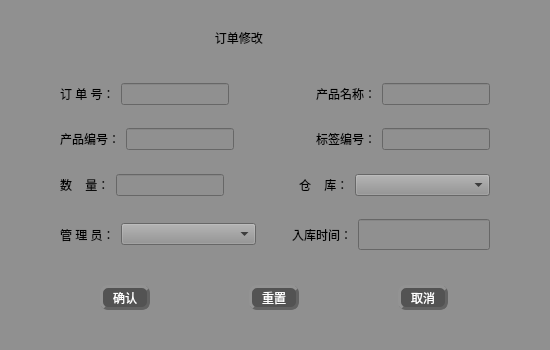
<?xml version="1.0" encoding="UTF-8"?>
<ui version="4.0">
 <class>storage_modify2</class>
 <widget class="QWidget" name="storage_modify2">
  <property name="geometry">
   <rect>
    <x>0</x>
    <y>0</y>
    <width>550</width>
    <height>350</height>
   </rect>
  </property>
  <property name="minimumSize">
   <size>
    <width>550</width>
    <height>0</height>
   </size>
  </property>
  <property name="maximumSize">
   <size>
    <width>550</width>
    <height>350</height>
   </size>
  </property>
  <property name="windowTitle">
   <string>Form</string>
  </property>
  <property name="windowIcon">
   <iconset>
    <normalon>:/qt 图标/修改.png</normalon>
   </iconset>
  </property>
  <property name="styleSheet">
   <string notr="true">font: 75 12pt &quot;楷体&quot;;
background-color: rgb(144, 144, 144);
color:rgb(0, 0, 0)</string>
  </property>
  <layout class="QGridLayout" name="gridLayout">
   <item row="4" column="1" colspan="3">
    <layout class="QVBoxLayout" name="verticalLayout_3">
     <item>
      <layout class="QHBoxLayout" name="horizontalLayout_11">
       <item>
        <widget class="QLabel" name="label_1">
         <property name="text">
          <string>订 单 号：</string>
         </property>
        </widget>
       </item>
       <item>
        <widget class="QLineEdit" name="lineEdit1">
         <property name="enabled">
          <bool>true</bool>
         </property>
         <property name="readOnly">
          <bool>true</bool>
         </property>
         <property name="clearButtonEnabled">
          <bool>false</bool>
         </property>
        </widget>
       </item>
       <item>
        <spacer name="horizontalSpacer_9">
         <property name="orientation">
          <enum>Qt::Horizontal</enum>
         </property>
         <property name="sizeHint" stdset="0">
          <size>
           <width>40</width>
           <height>20</height>
          </size>
         </property>
        </spacer>
       </item>
       <item>
        <widget class="QLabel" name="label_2">
         <property name="text">
          <string>产品名称：</string>
         </property>
        </widget>
       </item>
       <item>
        <widget class="QLineEdit" name="lineEdit2"/>
       </item>
      </layout>
     </item>
     <item>
      <spacer name="verticalSpacer_4">
       <property name="orientation">
        <enum>Qt::Vertical</enum>
       </property>
       <property name="sizeHint" stdset="0">
        <size>
         <width>20</width>
         <height>18</height>
        </size>
       </property>
      </spacer>
     </item>
     <item>
      <layout class="QHBoxLayout" name="horizontalLayout_12">
       <item>
        <widget class="QLabel" name="label_3">
         <property name="text">
          <string>产品编号：</string>
         </property>
        </widget>
       </item>
       <item>
        <widget class="QLineEdit" name="lineEdit3"/>
       </item>
       <item>
        <spacer name="horizontalSpacer_10">
         <property name="orientation">
          <enum>Qt::Horizontal</enum>
         </property>
         <property name="sizeHint" stdset="0">
          <size>
           <width>40</width>
           <height>20</height>
          </size>
         </property>
        </spacer>
       </item>
       <item>
        <widget class="QLabel" name="label_4">
         <property name="text">
          <string>标签编号：</string>
         </property>
        </widget>
       </item>
       <item>
        <widget class="QLineEdit" name="lineEdit4"/>
       </item>
      </layout>
     </item>
     <item>
      <spacer name="verticalSpacer_8">
       <property name="orientation">
        <enum>Qt::Vertical</enum>
       </property>
       <property name="sizeHint" stdset="0">
        <size>
         <width>20</width>
         <height>18</height>
        </size>
       </property>
      </spacer>
     </item>
     <item>
      <layout class="QHBoxLayout" name="horizontalLayout_13">
       <item>
        <widget class="QLabel" name="label_5">
         <property name="text">
          <string>数    量：</string>
         </property>
        </widget>
       </item>
       <item>
        <widget class="QLineEdit" name="lineEdit5"/>
       </item>
       <item>
        <spacer name="horizontalSpacer_15">
         <property name="orientation">
          <enum>Qt::Horizontal</enum>
         </property>
         <property name="sizeHint" stdset="0">
          <size>
           <width>40</width>
           <height>20</height>
          </size>
         </property>
        </spacer>
       </item>
       <item>
        <widget class="QLabel" name="label_6">
         <property name="text">
          <string>仓    库：</string>
         </property>
        </widget>
       </item>
       <item>
        <widget class="QComboBox" name="comboBox">
         <property name="minimumSize">
          <size>
           <width>135</width>
           <height>0</height>
          </size>
         </property>
         <item>
          <property name="text">
           <string/>
          </property>
         </item>
        </widget>
       </item>
      </layout>
     </item>
     <item>
      <spacer name="verticalSpacer_9">
       <property name="orientation">
        <enum>Qt::Vertical</enum>
       </property>
       <property name="sizeHint" stdset="0">
        <size>
         <width>20</width>
         <height>18</height>
        </size>
       </property>
      </spacer>
     </item>
     <item>
      <layout class="QHBoxLayout" name="horizontalLayout_14">
       <item>
        <widget class="QLabel" name="label_7">
         <property name="text">
          <string>管 理 员：</string>
         </property>
        </widget>
       </item>
       <item>
        <widget class="QComboBox" name="comboBox_2">
         <property name="minimumSize">
          <size>
           <width>135</width>
           <height>0</height>
          </size>
         </property>
         <item>
          <property name="text">
           <string/>
          </property>
         </item>
        </widget>
       </item>
       <item>
        <spacer name="horizontalSpacer_16">
         <property name="orientation">
          <enum>Qt::Horizontal</enum>
         </property>
         <property name="sizeHint" stdset="0">
          <size>
           <width>40</width>
           <height>20</height>
          </size>
         </property>
        </spacer>
       </item>
       <item>
        <widget class="QLabel" name="label_8">
         <property name="text">
          <string>入库时间：</string>
         </property>
        </widget>
       </item>
       <item>
        <widget class="QLineEdit" name="lineEdit8">
         <property name="enabled">
          <bool>true</bool>
         </property>
         <property name="font">
          <font>
           <family>楷体</family>
           <pointsize>12</pointsize>
           <weight>9</weight>
           <italic>false</italic>
           <bold>false</bold>
          </font>
         </property>
         <property name="layoutDirection">
          <enum>Qt::RightToLeft</enum>
         </property>
         <property name="readOnly">
          <bool>true</bool>
         </property>
        </widget>
       </item>
      </layout>
     </item>
    </layout>
   </item>
   <item row="4" column="4">
    <spacer name="horizontalSpacer_18">
     <property name="orientation">
      <enum>Qt::Horizontal</enum>
     </property>
     <property name="sizeHint" stdset="0">
      <size>
       <width>50</width>
       <height>20</height>
      </size>
     </property>
    </spacer>
   </item>
   <item row="5" column="2">
    <spacer name="verticalSpacer_12">
     <property name="orientation">
      <enum>Qt::Vertical</enum>
     </property>
     <property name="sizeHint" stdset="0">
      <size>
       <width>20</width>
       <height>30</height>
      </size>
     </property>
    </spacer>
   </item>
   <item row="4" column="0">
    <spacer name="horizontalSpacer_17">
     <property name="orientation">
      <enum>Qt::Horizontal</enum>
     </property>
     <property name="sizeHint" stdset="0">
      <size>
       <width>50</width>
       <height>20</height>
      </size>
     </property>
    </spacer>
   </item>
   <item row="0" column="2">
    <spacer name="verticalSpacer_11">
     <property name="orientation">
      <enum>Qt::Vertical</enum>
     </property>
     <property name="sizeHint" stdset="0">
      <size>
       <width>20</width>
       <height>20</height>
      </size>
     </property>
    </spacer>
   </item>
   <item row="3" column="2">
    <spacer name="verticalSpacer_10">
     <property name="orientation">
      <enum>Qt::Vertical</enum>
     </property>
     <property name="sizeHint" stdset="0">
      <size>
       <width>20</width>
       <height>31</height>
      </size>
     </property>
    </spacer>
   </item>
   <item row="7" column="2">
    <spacer name="verticalSpacer_13">
     <property name="orientation">
      <enum>Qt::Vertical</enum>
     </property>
     <property name="sizeHint" stdset="0">
      <size>
       <width>20</width>
       <height>31</height>
      </size>
     </property>
    </spacer>
   </item>
   <item row="6" column="0" colspan="5">
    <layout class="QHBoxLayout" name="horizontalLayout_15">
     <property name="spacing">
      <number>10</number>
     </property>
     <property name="sizeConstraint">
      <enum>QLayout::SetDefaultConstraint</enum>
     </property>
     <item>
      <widget class="QPushButton" name="pushButton">
       <property name="minimumSize">
        <size>
         <width>50</width>
         <height>25</height>
        </size>
       </property>
       <property name="maximumSize">
        <size>
         <width>50</width>
         <height>25</height>
        </size>
       </property>
       <property name="styleSheet">
        <string notr="true">QPushButton{
font: 75 11pt &quot;微软雅黑&quot;;
color:rgb(255, 255, 255);
background-color: rgb(83, 83, 83);
border-radius: 8px;
border: 3px groove rgb(98, 98, 98);
border-style: outset;
}
QPushButton:pressed{
border-style: inset;
}
QPushButton:hover{
background-color:rgb(0, 0, 0);
}

</string>
       </property>
       <property name="text">
        <string>确认</string>
       </property>
      </widget>
     </item>
     <item>
      <widget class="QPushButton" name="pushButton_2">
       <property name="minimumSize">
        <size>
         <width>50</width>
         <height>25</height>
        </size>
       </property>
       <property name="maximumSize">
        <size>
         <width>50</width>
         <height>25</height>
        </size>
       </property>
       <property name="styleSheet">
        <string notr="true">QPushButton{
font: 75 11pt &quot;微软雅黑&quot;;
color:rgb(255, 255, 255);
background-color: rgb(83, 83, 83);
border-radius: 8px;
border: 3px groove rgb(98, 98, 98);
border-style: outset;
}
QPushButton:pressed{
border-style: inset;
}
QPushButton:hover{
background-color:rgb(0, 0, 0);
}

</string>
       </property>
       <property name="text">
        <string>重置</string>
       </property>
      </widget>
     </item>
     <item>
      <widget class="QPushButton" name="pushButton_3">
       <property name="minimumSize">
        <size>
         <width>50</width>
         <height>25</height>
        </size>
       </property>
       <property name="maximumSize">
        <size>
         <width>50</width>
         <height>25</height>
        </size>
       </property>
       <property name="styleSheet">
        <string notr="true">QPushButton{
font: 75 11pt &quot;微软雅黑&quot;;
color:rgb(255, 255, 255);
background-color: rgb(83, 83, 83);
border-radius: 8px;
border: 3px groove rgb(98, 98, 98);
border-style: outset;
}
QPushButton:pressed{
border-style: inset;
}
QPushButton:hover{
background-color:rgb(0, 0, 0);
}

</string>
       </property>
       <property name="text">
        <string>取消</string>
       </property>
      </widget>
     </item>
    </layout>
   </item>
   <item row="1" column="2">
    <widget class="QLabel" name="label">
     <property name="styleSheet">
      <string notr="true">font: 75 14pt &quot;楷体&quot;;</string>
     </property>
     <property name="text">
      <string>   订单修改</string>
     </property>
    </widget>
   </item>
  </layout>
  <zorder>horizontalSpacer_17</zorder>
  <zorder>horizontalSpacer_18</zorder>
  <zorder>verticalSpacer_10</zorder>
  <zorder>verticalSpacer_11</zorder>
  <zorder>verticalSpacer_12</zorder>
  <zorder>verticalSpacer_13</zorder>
  <zorder></zorder>
  <zorder>label</zorder>
 </widget>
 <resources/>
 <connections/>
</ui>
